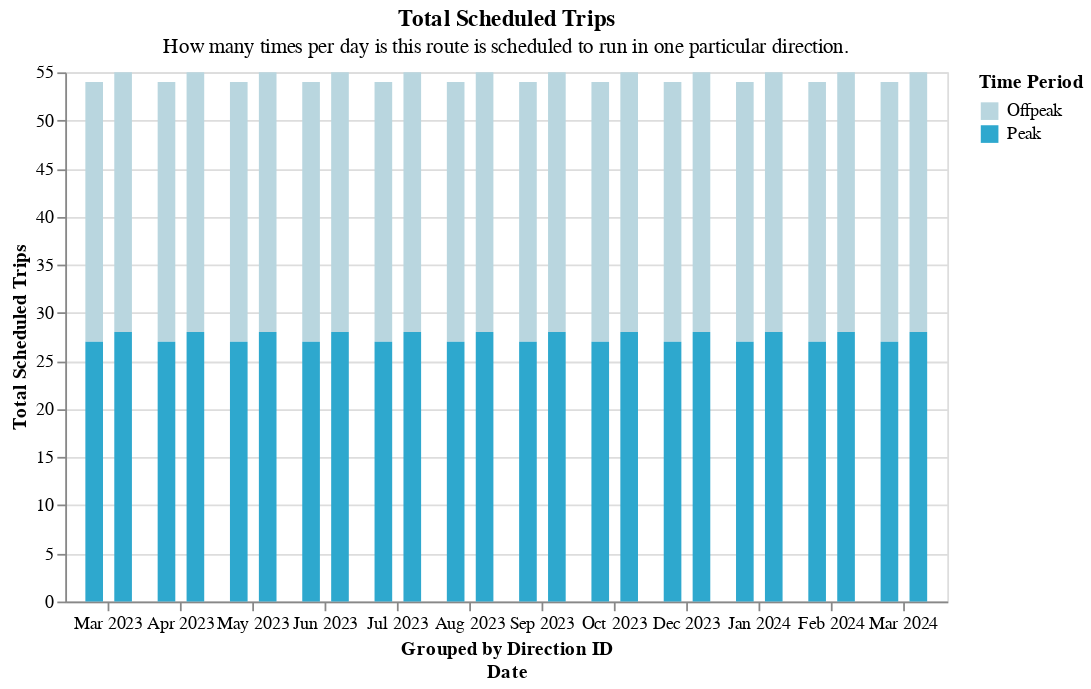

Notebook code for this chart:
### Code cell
grouped_bar_chart(
    df=one_route.loc[one_route.time_period != "all_day"],
    color_col="time_period",
    y_col="n_scheduled_trips",
    offset_col="direction_id",
    title="Total Scheduled Trips",
    subtitle="How many times per day is this route is scheduled to run in one particular direction.",
)
